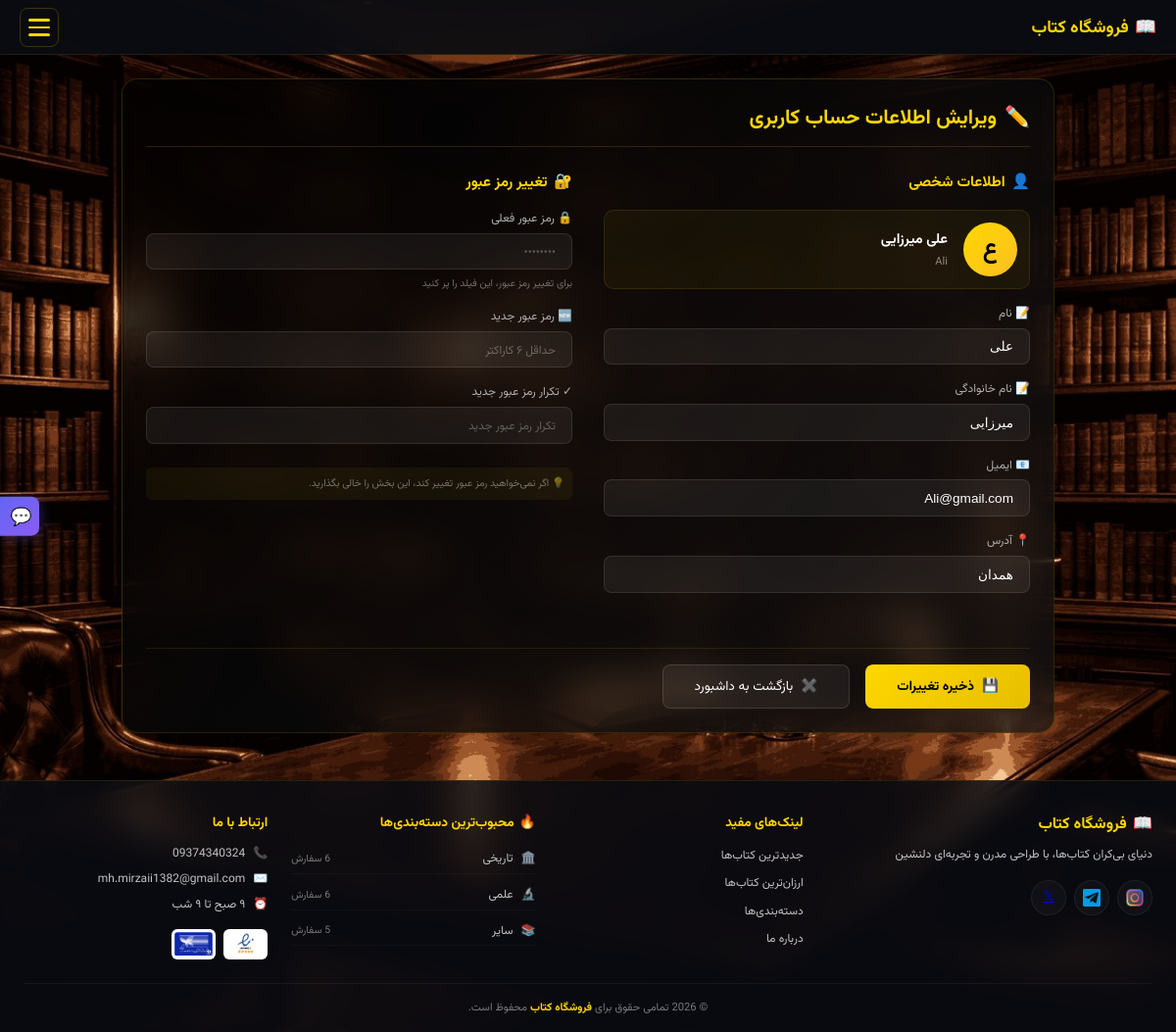
The app's page /user/edit_profile.php (signed in) with its own data.
### tables this page shows
CREATE TABLE `users` (
  `user_id` int(11) NOT NULL,
  `first_name` varchar(50) NOT NULL,
  `last_name` varchar(50) NOT NULL,
  `username` varchar(50) NOT NULL,
  `address` varchar(255) DEFAULT NULL,
  `email` varchar(100) NOT NULL,
  `password` varchar(255) NOT NULL,
  `user_type` enum('owner','admin','user') DEFAULT 'user',
  `created_at` timestamp NOT NULL DEFAULT current_timestamp()
);

CREATE TABLE `categories` (
  `category_id` int(11) NOT NULL,
  `category_name` varchar(50) NOT NULL,
  `category_slug` varchar(50) NOT NULL,
  `category_icon` varchar(50) DEFAULT NULL,
  `category_description` text DEFAULT NULL,
  `parent_id` int(11) DEFAULT NULL,
  `created_at` timestamp NOT NULL DEFAULT current_timestamp()
);

### user/edit_profile.php (the view, shortened to what this page needs)
<?php
include '../database/config.php';
$isLoggedIn = isset($_SESSION['user_id']);
$user_id = $isLoggedIn ? $_SESSION['user_id'] : null;
$stmt = $conn->prepare("SELECT * FROM users WHERE user_id = ?");
$stmt->bind_param('i', $user_id);
$stmt->execute();
$user = $stmt->get_result()->fetch_assoc();
?>
<link rel="stylesheet" href="../static/css/edit_profile.css">
<div class="edit-profile-container">
    <div class="form-panel">
        <h2 class="form-title">
            <span>✏️</span>
            ویرایش اطلاعات حساب کاربری
        </h2>
        <form method="POST">
            <div class="profile-form-grid">
                <div class="form-section">
                    <h3 class="section-title">
                        <span>👤</span>
                        اطلاعات شخصی
                    </h3>
                    <div class="user-avatar-preview">
                        <div class="avatar-circle">
                            <?= mb_substr($user['first_name'] ?? 'U', 0, 1) ?>
                        </div>
                        <div class="avatar-info">
                            <div class="avatar-name"><?= htmlspecialchars($user['first_name'] . ' ' . $user['last_name']) ?></div>
                            <div class="avatar-email"><?= htmlspecialchars($user['username']) ?></div>
                        </div>
                    </div>
                    <div class="form-group">
                        <label class="form-label">
                            <span>📝</span> نام
                        </label>
                        <input type="text" name="first_name" class="form-input" value="<?= htmlspecialchars($user['first_name']) ?>" placeholder="نام خود را وارد کنید" required>
                    </div>
                    <div class="form-group">
                        <label class="form-label">
                            <span>📝</span> نام خانوادگی
                        </label>
                        <input type="text" name="last_name" class="form-input" value="<?= htmlspecialchars($user['last_name']) ?>" placeholder="نام خانوادگی خود را وارد کنید" required>
                    </div>
                    <div class="form-group">
                        <label class="form-label">
                            <span>📧</span> ایمیل
                        </label>
                        <input type="email" name="email" class="form-input" value="<?= htmlspecialchars($user['email']) ?>" placeholder="example@domain.com" required>
                    </div>
                    <div class="form-group">
                        <label class="form-label">
                            <span>📍</span> آدرس
                        </label>
                        <input type="text" name="address" class="form-input" value="<?= htmlspecialchars($user['address'] ?? '') ?>" placeholder="آدرس خود را وارد کنید (اختیاری)">
                    </div>
                </div>
                <div class="form-section">
                    <h3 class="section-title">
                        <span>🔐</span>
                        تغییر رمز عبور
                    </h3>
                    <div class="form-group">
                        <label class="form-label">
                            <span>🔒</span> رمز عبور فعلی
                        </label>
                        <input type="password" name="current_password" class="form-input" placeholder="••••••••">
                        <div class="password-hint">برای تغییر رمز عبور، این فیلد را پر کنید</div>
                    </div>
                    <div class="form-group">
                        <label class="form-label">
                            <span>🆕</span> رمز عبور جدید
                        </label>
                        <input type="password" name="new_password" class="form-input" placeholder="حداقل ۶ کاراکتر">
                    </div>
                    <div class="form-group">
                        <label class="form-label">
                            <span>✓</span> تکرار رمز عبور جدید
                        </label>
                        <input type="password" name="confirm_password" class="form-input" placeholder="تکرار رمز عبور جدید">
                    </div>
                    <div class="password-hint" style="margin-top: 0.5rem; padding: 0.5rem; background: rgba(255,215,0,0.05); border-radius: 6px;">
                        <span>💡</span> اگر نمی‌خواهید رمز عبور تغییر کند، این بخش را خالی بگذارید.
                    </div>
                </div>
                <div class="form-actions">
                    <button type="submit" class="btn-submit">
                        <span>💾</span>
                        ذخیره تغییرات
                    </button>
                    <a href="dashboard.php" class="btn-cancel">
                        <span>✖️</span>
                        بازگشت به داشبورد
                    </a>
                </div>
            </div>
        </form>
    </div>
</div>
<?php
$content = ob_get_clean();
include '../includes/header-footer.php';
?>

### includes/header-footer.php (shortened to what this page needs)
<?php
$isLoggedIn = $isLoggedIn ?? false;
include_once __DIR__ . '/../database/config.php';
$social_links = [
    'instagram' => 'https://instagram.com/Hoseiin_28',
    'telegram'   => 'https://t.me/Hoseiin_28',
    'twitter'    => '#'
];
$popular_categories = [];
$cat_query = "
    SELECT c.category_id, c.category_name, c.category_icon, c.category_slug,
           COUNT(o.order_id) as order_count
    FROM categories c
    LEFT JOIN books b ON c.category_id = b.category_id
    LEFT JOIN orders o ON b.book_id = o.book_id
    GROUP BY c.category_id
    HAVING order_count > 0
    ORDER BY order_count DESC
    LIMIT 3
";
$cat_result = $conn->query($cat_query);
while ($cat = $cat_result->fetch_assoc()) {
    $popular_categories[] = $cat;
}
?>
<!DOCTYPE html>
<html lang="fa" dir="rtl">
<head>
    <link rel="stylesheet" href="../static/css/header-footer.css">
</head>
<body>
    <?php if ($isLoggedIn): ?>
    <div class="chat-trigger" id="chatTrigger">
        <span>💬</span>
    </div>
    <?php endif; ?>
    <header class="main-header">
        <div class="header-container">
            <a href="/new-web/user/index.php" class="header-logo">
                <span>📖</span>
                <span>فروشگاه کتاب</span>
            </a>
            <button class="hamburger-btn" id="hamburgerBtn">
                <span></span>
                <span></span>
                <span></span>
            </button>
        </div>
    </header>
    <div class="header-spacer"></div>
    <?php echo $content ?? ''; ?>
    <footer class="main-footer">
        <div class="footer-container">
            <div class="footer-grid">
                <div class="footer-col">
                    <a href="/new-web/index.php" class="footer-logo">
                        <span>📖</span>
                        <span>فروشگاه کتاب</span>
                    </a>
                    <p class="footer-desc">دنیای بی‌کران کتاب‌ها، با طراحی مدرن و تجربه‌ای دلنشین</p>
                    <div class="footer-social">
                        <?php if (!empty($social_links['instagram'])): ?>
                        <a href="<?= htmlspecialchars($social_links['instagram']) ?>" target="_blank" rel="noopener" class="social-link">
                            <img src="../static/images/icon-instagram.png" alt="Instagram">
                        </a>
                        <?php endif; ?>
                        <?php if (!empty($social_links['telegram'])): ?>
                        <a href="<?= htmlspecialchars($social_links['telegram']) ?>" target="_blank" rel="noopener" class="social-link">
                            <img src="/new-web/static/images/icon-telegram.png" alt="Telegram">
                        </a>
                        <?php endif; ?>
                        <?php if (!empty($social_links['twitter'])): ?>
                        <a href="<?= htmlspecialchars($social_links['twitter']) ?>" target="_blank" rel="noopener" class="social-link">
                            <span>𝕏</span>
                        </a>
                        <?php endif; ?>
                    </div>
                </div>
                <div class="footer-col">
                    <h4>لینک‌های مفید</h4>
                    <ul class="footer-links">
                        <li><a href="/new-web/user/books.php?sort=latest">جدیدترین کتاب‌ها</a></li>
                        <li><a href="/new-web/user/books.php?sort=price_asc">ارزان‌ترین کتاب‌ها</a></li>
                        <li><a href="/new-web/user/categories.php">دسته‌بندی‌ها</a></li>
                        <li><a href="/new-web/user/about.php">درباره ما</a></li>
                    </ul>
                </div>
                <div class="footer-col">
                    <h4><span>🔥</span> محبوب‌ترین دسته‌بندی‌ها</h4>
                    <?php if (!empty($popular_categories)): ?>
                    <div class="popular-list">
                        <?php foreach ($popular_categories as $index => $cat): ?>
                        <a href="/new-web/user/books.php?category=<?= $cat['category_id'] ?>" class="popular-item">
                            <span><?= htmlspecialchars($cat['category_icon'] ?? '📚') ?></span>
                            <span class="popular-name"><?= htmlspecialchars($cat['category_name']) ?></span>
                            <span class="popular-count"><?= $cat['order_count'] ?> سفارش</span>
                        </a>
                        <?php endforeach; ?>
                    </div>
                    <?php endif; ?>
                </div>
                <div class="footer-col">
                    <h4>ارتباط با ما</h4>
                    <div class="contact-info">
                        <div class="contact-item">
                            <span>📞</span>
                            <span>09374340324</span>
                        </div>
                        <div class="contact-item">
                            <span>✉️</span>
                            <span>mh.mirzaii1382@gmail.com</span>
                        </div>
                        <div class="contact-item">
                            <span>⏰</span>
                            <span>۹ صبح تا ۹ شب</span>
                        </div>
                    </div>
                    <div class="trust-badges">
                        <img src="/new-web/static/images/enamad.png" alt="نماد اعتماد">
                        <img src="/new-web/static/images/shaparak.jpg" alt="درگاه پرداخت">
                    </div>
                </div>
            </div>
            <div class="footer-bottom">
                <p>© 2026 تمامی حقوق برای <strong>فروشگاه کتاب</strong> محفوظ است.</p>
            </div>
        </div>
    </footer>
</body>
</html>

### static/css/edit_profile.css (style rules this page uses)
body { font-family: "Vazirmatn", system-ui, sans-serif; }
.edit-profile-container { max-width: 1000px; margin: 1.5rem auto; padding: 0 1.5rem; }
.form-panel { background: linear-gradient( 135deg, rgba(0, 0, 0, 0.8), rgba(20, 20, 20, 0.7) ); backdrop-filter: blur(20px); border-radius: 16px; padding: 1.5rem; border: 1px solid rgba(255, 215, 0, 0.15); }
.form-title { color: #ffd700; font-size: 1.3rem; font-weight: bold; margin-bottom: 1.5rem; display: flex; align-items: center; gap: 0.5rem; padding-bottom: 0.75rem; border-bottom: 1px solid rgba(255, 215, 0, 0.15); }
.profile-form-grid { display: grid; grid-template-columns: 1fr 1fr; gap: 1.5rem 2rem; }
.form-section { display: flex; flex-direction: column; }
.section-title { color: #ffd700; font-size: 0.95rem; font-weight: bold; margin-bottom: 1rem; display: flex; align-items: center; gap: 0.4rem; }
.form-group { margin-bottom: 1rem; }
.form-label { display: block; color: #b0b0b0; font-size: 0.75rem; margin-bottom: 0.35rem; }
.form-input { width: 100%; padding: 0.65rem 1rem; background: rgba(255, 255, 255, 0.06); border: 1px solid rgba(255, 255, 255, 0.1); border-radius: 8px; color: white; font-size: 0.85rem; outline: none; transition: all 0.2s; }
.form-input::placeholder { color: rgba(255, 255, 255, 0.3); font-size: 0.75rem; font-family: "Vazirmatn", system-ui, sans-serif; }
.form-actions { grid-column: 1 / -1; display: flex; gap: 1rem; margin-top: 1rem; padding-top: 1rem; border-top: 1px solid rgba(255, 215, 0, 0.1); }
.btn-submit { background: linear-gradient(135deg, #ffd700, #e6be00); color: black; border: none; padding: 0.7rem 2rem; border-radius: 8px; font-weight: 600; font-size: 0.85rem; cursor: pointer; transition: all 0.2s; display: flex; align-items: center; gap: 0.5rem; font-family: "Vazirmatn", system-ui, sans-serif; }
.btn-cancel { background: rgba(255, 255, 255, 0.06); border: 1px solid rgba(255, 255, 255, 0.12); color: white; padding: 0.7rem 2rem; border-radius: 8px; text-decoration: none; font-size: 0.85rem; transition: all 0.2s; display: flex; align-items: center; gap: 0.5rem; font-family: "Vazirmatn", system-ui, sans-serif; }
.password-hint { font-size: 0.65rem; color: rgba(255, 255, 255, 0.4); margin-top: 0.35rem; }
.user-avatar-preview { display: flex; align-items: center; gap: 1rem; margin-bottom: 1rem; padding: 0.75rem; background: rgba(255, 215, 0, 0.05); border-radius: 10px; border: 1px solid rgba(255, 215, 0, 0.1); }
.avatar-circle { width: 55px; height: 55px; background: linear-gradient(135deg, #ffd700, #fbbf24); border-radius: 50%; display: flex; align-items: center; justify-content: center; font-size: 1.5rem; font-weight: bold; color: black; }
.avatar-info { flex: 1; }
.avatar-name { color: white; font-weight: bold; font-size: 0.9rem; margin-bottom: 0.15rem; }
.avatar-email { color: rgba(255, 255, 255, 0.5); font-size: 0.7rem; }

### records on screen
users: first_name "ع", first_name+last_name "علی میرزایی", username "Ali", first_name "علی", last_name "میرزایی", email "Ali@gmail.com", address "همدان"
categories: category_icon "🏛️", category_name "تاریخی"
categories: category_icon "🔬", category_name "علمی"
categories: category_icon "📚", category_name "سایر"
